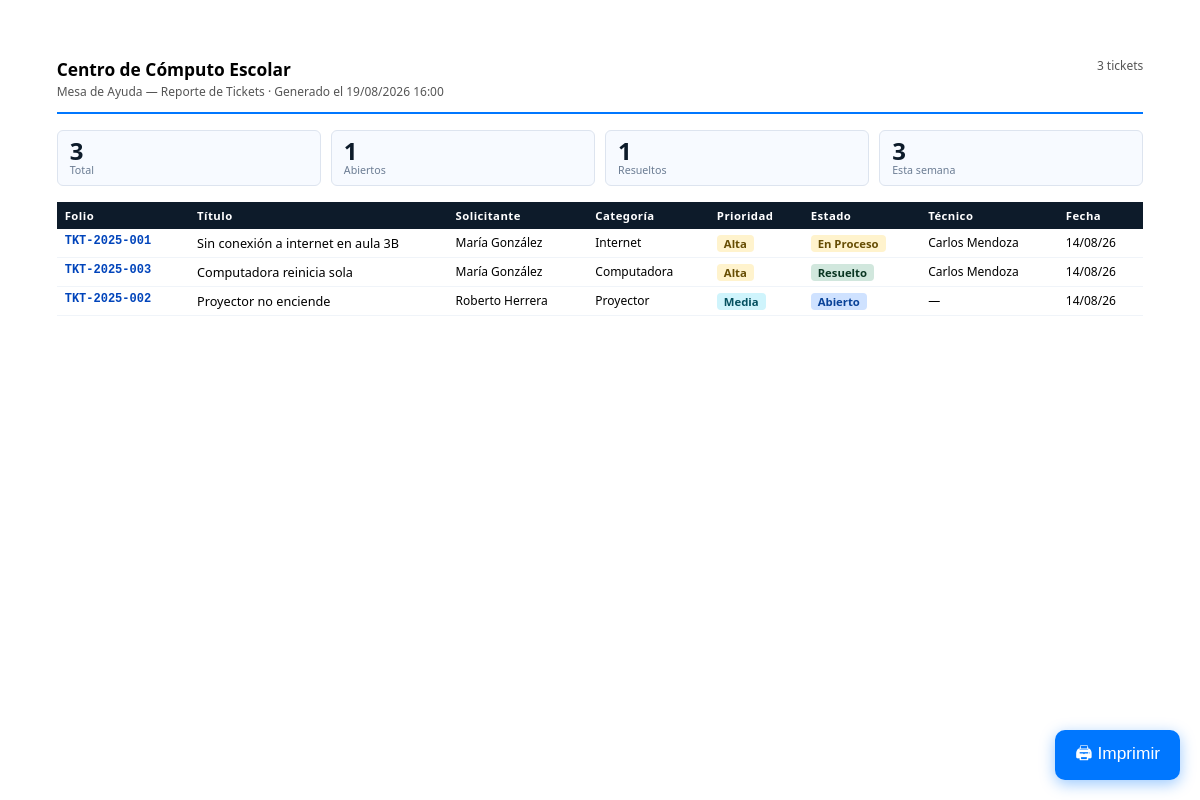
Screenshot of /index.php?c=reports&a=lista& (signed in) with the database file from the repository.
### tables this page shows
CREATE TABLE IF NOT EXISTS tickets (id INT AUTO_INCREMENT PRIMARY KEY, folio VARCHAR(20) NOT NULL UNIQUE, titulo VARCHAR(200) NOT NULL, descripcion TEXT NOT NULL, categoria ENUM('internet','computadora','impresora','proyector','red','software','hardware','otro') NOT NULL, prioridad ENUM('baja','media','alta','critica') NOT NULL DEFAULT 'media', estado ENUM('abierto','en_proceso','en_espera','resuelto','cerrado') NOT NULL DEFAULT 'abierto', ubicacion VARCHAR(150) DEFAULT NULL, usuario_id INT NOT NULL, tecnico_id INT DEFAULT NULL, resolucion TEXT DEFAULT NULL, creado_en DATETIME NOT NULL DEFAULT CURRENT_TIMESTAMP, actualizado_en DATETIME NOT NULL DEFAULT CURRENT_TIMESTAMP ON UPDATE CURRENT_TIMESTAMP, cerrado_en DATETIME DEFAULT NULL, FOREIGN KEY (usuario_id) REFERENCES usuarios(id), FOREIGN KEY (tecnico_id) REFERENCES usuarios(id));

### controllers/ReportController.php (called while the page is built, shortened)
<?php
require_once __DIR__ . '/../models/Ticket.php';
class ReportController {
    private Ticket $ticketModel;
    public function __construct() { $this->ticketModel = new Ticket(); $this->userModel = new User(); }
    public function listaPdf(): void {
        $rol     = $_SESSION['user_rol'];
        $filters = ['estado'=>$_GET['estado']??'','categoria'=>$_GET['categoria']??'','prioridad'=>$_GET['prioridad']??'','buscar'=>$_GET['buscar']??''];
        if (in_array($rol, ['admin','tecnico'])) { $tickets = $this->ticketModel->getAll($filters); $stats = $this->ticketModel->getStats(); }
        else { $tickets = $this->ticketModel->getByUser($_SESSION['user_id'], $filters); $stats = $this->ticketModel->getStatsByUser($_SESSION['user_id']); }
        $estados = Ticket::ESTADOS; $prioridades = Ticket::PRIORIDADES; $categorias = Ticket::CATEGORIAS;
        require __DIR__ . '/../views/reports/lista_pdf.php';
    }
}

### config/database.php (called while the page is built, shortened)
<?php
class Database {
    private static ?PDO $instance = null;
    public static function getConnection(): PDO {
        if (self::$instance === null) {
            $dsn = "mysql:host=" . DB_HOST . ";dbname=" . DB_NAME . ";charset=" . DB_CHARSET;
            $options = [
                PDO::ATTR_ERRMODE            => PDO::ERRMODE_EXCEPTION,
                PDO::ATTR_DEFAULT_FETCH_MODE => PDO::FETCH_ASSOC,
                PDO::ATTR_EMULATE_PREPARES   => false,
            ];
            try {
                self::$instance = new PDO($dsn, DB_USER, DB_PASS, $options);
            } catch (PDOException $e) {
                die(json_encode(['error' => 'Error de conexión: ' . $e->getMessage()]));
            }
        }
        return self::$instance;
    }
}

### models/Ticket.php (called while the page is built, shortened)
<?php
require_once __DIR__ . '/../config/database.php';
class Ticket {
    private PDO $db;
    public function __construct(){$this->db=Database::getConnection();}
    public function getAll(array $f=[]):array{
        $w=['1=1'];$p=[];
        $sql="SELECT t.id,t.folio,t.titulo,t.categoria,t.prioridad,t.estado,t.ubicacion,t.creado_en,t.actualizado_en,CONCAT(u.nombre,' ',u.apellido) AS nombre_usuario,CONCAT(te.nombre,' ',te.apellido) AS nombre_tecnico FROM tickets t JOIN usuarios u ON u.id=t.usuario_id LEFT JOIN usuarios te ON te.id=t.tecnico_id WHERE ".implode(' AND ',$w)." ORDER BY FIELD(t.prioridad,'critica','alta','media','baja'),FIELD(t.estado,'abierto','en_proceso','en_espera','resuelto','cerrado'),t.creado_en DESC";
        $s=$this->db->prepare($sql);$s->execute($p);return $s->fetchAll();
    }
    public function getStats():array{
        $rows=$this->db->query("SELECT estado,COUNT(*) as total FROM tickets GROUP BY estado")->fetchAll();
        $s=['por_estado'=>array_column($rows,'total','estado')];
        $s['por_categoria']=$this->db->query("SELECT categoria,COUNT(*) as total FROM tickets GROUP BY categoria ORDER BY total DESC")->fetchAll();
        $rows=$this->db->query("SELECT prioridad,COUNT(*) as total FROM tickets GROUP BY prioridad")->fetchAll();
        $s['por_prioridad']=array_column($rows,'total','prioridad');
        $s['total']=(int)$this->db->query("SELECT COUNT(*) FROM tickets")->fetchColumn();
        $s['semana']=(int)$this->db->query("SELECT COUNT(*) FROM tickets WHERE creado_en>=DATE_SUB(NOW(),INTERVAL 7 DAY)")->fetchColumn();
        return $s;
    }
}

### views/reports/lista_pdf.php (the view, shortened to what this page needs)
<?php
$school='Centro de Cómputo Escolar';
$totalT=count($tickets);$abiertos=$stats['por_estado']['abierto']??0;$resueltos=$stats['por_estado']['resuelto']??0;
?><!DOCTYPE html><html lang="es"><head><meta charset="UTF-8"><title>Reporte de Tickets</title>
</head><body>
<div class="header">
  <div><div class="school-name"><?=$school?></div><div class="school-sub">Mesa de Ayuda — Reporte de Tickets · Generado el <?=date('d/m/Y H:i')?></div></div>
  <div style="font-size:9pt;color:#555;text-align:right"><?=$totalT?> tickets<?php if(!empty($_GET['estado'])):?> · Estado: <?=$estados[$_GET['estado']]['label']??$_GET['estado']?><?php endif;?></div>
</div>
<div class="stats">
  <div class="stat-box"><div class="stat-num"><?=$totalT?></div><div class="stat-lbl">Total</div></div>
  <div class="stat-box"><div class="stat-num"><?=$abiertos?></div><div class="stat-lbl">Abiertos</div></div>
  <div class="stat-box"><div class="stat-num"><?=$resueltos?></div><div class="stat-lbl">Resueltos</div></div>
  <div class="stat-box"><div class="stat-num"><?=$stats['semana']??0?></div><div class="stat-lbl">Esta semana</div></div>
</div>
<table>
  <thead><tr><th>Folio</th><th>Título</th><?php if(in_array($_SESSION['user_rol'],['admin','tecnico'])):?><th>Solicitante</th><?php endif;?><th>Categoría</th><th>Prioridad</th><th>Estado</th><th>Técnico</th><th>Fecha</th></tr></thead>
  <tbody>
  <?php foreach($tickets as $t):$est=$estados[$t['estado']]??['label'=>$t['estado'],'color'=>'secondary'];$pri=$prioridades[$t['prioridad']]??['label'=>$t['prioridad'],'color'=>'secondary'];$cat=$categorias[$t['categoria']]??['label'=>$t['categoria']];?>
  <tr>
    <td class="folio"><?=htmlspecialchars($t['folio'])?></td>
    <td style="max-width:200px;overflow:hidden;text-overflow:ellipsis;white-space:nowrap"><?=htmlspecialchars($t['titulo'])?></td>
    <?php if(in_array($_SESSION['user_rol'],['admin','tecnico'])):?><td style="font-size:9pt"><?=htmlspecialchars($t['nombre_usuario'])?></td><?php endif;?>
    <td style="font-size:9pt"><?=$cat['label']?></td>
    <td><span class="badge badge-<?=$pri['color']?>"><?=$pri['label']?></span></td>
    <td><span class="badge badge-<?=$est['color']?>"><?=$est['label']?></span></td>
    <td style="font-size:9pt"><?=htmlspecialchars($t['nombre_tecnico']??'—')?></td>
    <td style="font-size:9pt;white-space:nowrap"><?=date('d/m/y',strtotime($t['creado_en']))?></td>
  </tr>
  <?php endforeach;?>
  </tbody>
</table>
<button class="btn-print" onclick="window.print()">🖨 Imprimir</button>
</body></html>

### views/reports/lista_pdf.php (style rules this page uses)
* { box-sizing:border-box;margin:0;padding:0; }
body { font-family:'Segoe UI',Arial,sans-serif;font-size:10pt;color:#000;padding:1.5cm; }
.header { display:flex;justify-content:space-between;align-items:flex-start;border-bottom:2px solid #0077ff;padding-bottom:12px;margin-bottom:16px; }
.school-name { font-size:13pt;font-weight:700; }
.school-sub { font-size:9pt;color:#555;margin-top:2px; }
.badge { display:inline-block;padding:1px 7px;border-radius:4px;font-size:8.5pt;font-weight:700; }
.badge-primary { background:#cfe2ff;color:#084298; }
.badge-success { background:#d1e7dd;color:#0a3622; }
.badge-warning { background:#fff3cd;color:#664d03; }
.badge-info { background:#cff4fc;color:#055160; }
.stats { display:grid;grid-template-columns:repeat(4,1fr);gap:10px;margin-bottom:16px; }
.stat-box { background:#f7faff;border:1px solid #dde4ef;border-radius:6px;padding:8px 12px; }
.stat-num { font-size:18pt;font-weight:800;color:#0d1b2a;line-height:1; }
.stat-lbl { font-size:8pt;color:#6b7c93; }
table { width:100%;border-collapse:collapse;font-size:9.5pt; }
th { background:#0d1b2a;color:#fff;padding:6px 8px;text-align:left;font-size:8.5pt;letter-spacing:.04em; }
td { padding:5px 8px;border-bottom:1px solid #f0f4f9;vertical-align:top; }
.folio { font-family:monospace;font-size:9pt;font-weight:700;color:#0044bb; }
.btn-print { position:fixed;bottom:20px;right:20px;background:#0077ff;color:#fff;border:none;border-radius:10px;padding:10px 20px;cursor:pointer;font-size:13pt;box-shadow:0 4px 15px rgba(0,119,255,.4); }

### rows the page displays
tickets: folio "TKT-2025-001", titulo "Sin conexión a internet en aula 3B", nombre_usuario "María González", categoria "Internet", prioridad "Alta", estado "En Proceso", nombre_tecnico "Carlos Mendoza", creado_en "14/08/26"
tickets: folio "TKT-2025-003", titulo "Computadora reinicia sola", nombre_usuario "María González", categoria "Computadora", prioridad "Alta", estado "Resuelto", nombre_tecnico "Carlos Mendoza", creado_en "14/08/26"
tickets: folio "TKT-2025-002", titulo "Proyector no enciende", nombre_usuario "Roberto Herrera", categoria "Proyector", prioridad "Media", estado "Abierto", nombre_tecnico "—", creado_en "14/08/26"

### other values shown
$school "Centro de Cómputo Escolar"
$totalT "3"
$abiertos "1"
$resueltos "1"
$stats['semana'] "3"
